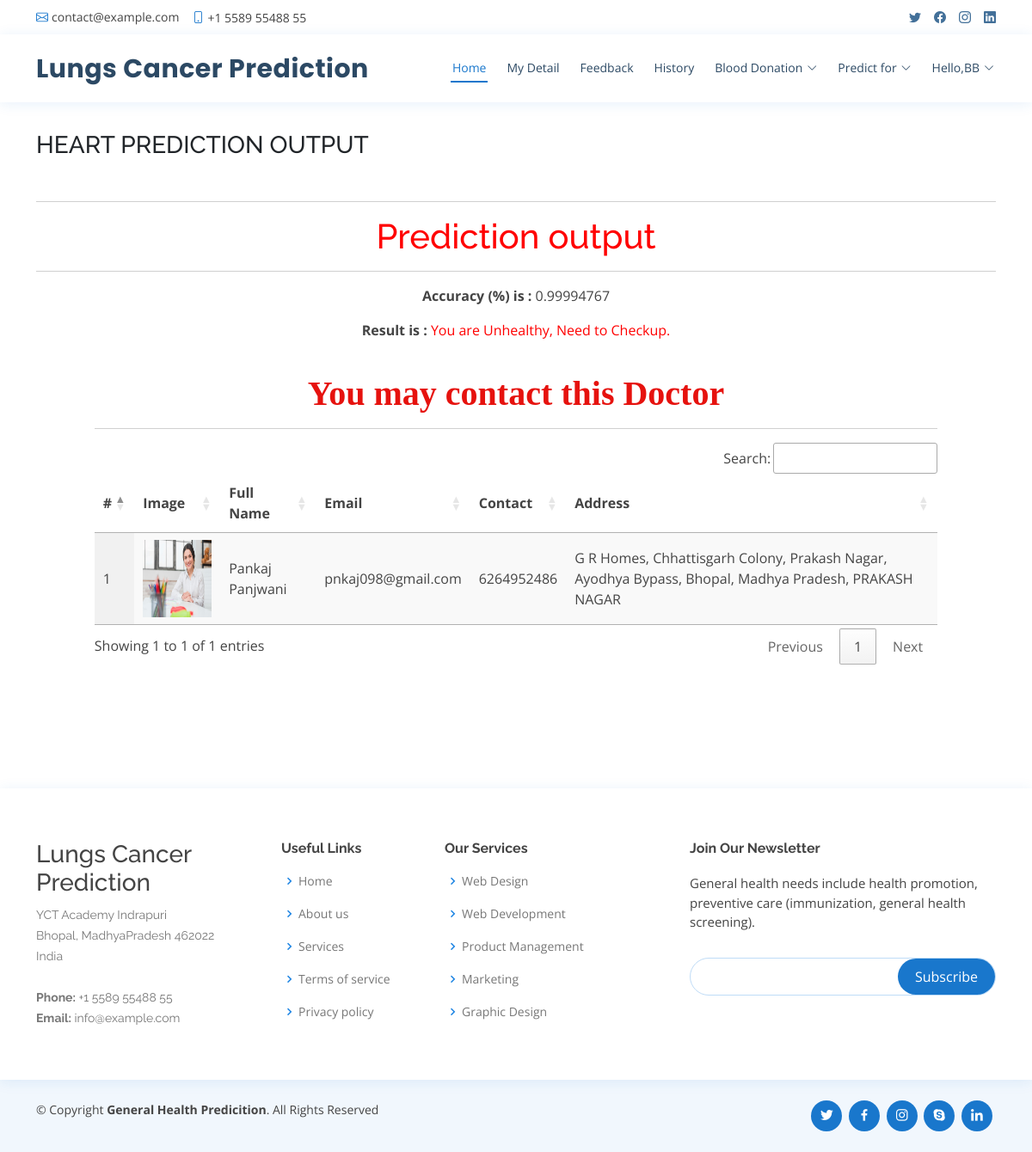
/predict_desease/0.99994767/0.99994767/ (signed in), run on the app's committed database.
### lungs_app/models.py (models this page shows, shortened)
class Doctor(models.Model):
    status = models.IntegerField(DOCTOR_STATUS, null=True)
    user = models.ForeignKey(User, on_delete=models.CASCADE, null=True)
    contact = models.CharField(max_length=100, null=True)
    address = models.CharField(max_length=100, null=True)
    category = models.CharField(max_length=100, null=True)
    doj = models.DateField(null=True)
    dob = models.DateField(null=True)
    image = models.FileField(null=True)

### lungs_app/views.py (the view)
# urls.py: path('predict_desease/<str:pred>/<str:accuracy>/', predict_desease, name="predict_desease"),
@login_required(login_url="login")
def predict_desease(request, pred, accuracy):
    doctor = Doctor.objects.filter(address__icontains=Patient.objects.get(user=request.user).address)
    d = {'pred': pred, 'accuracy':accuracy, 'doctor':doctor}
    return render(request, 'predict_disease.html', d)

### lungs_app/templates/predict_disease.html (shortened to what this page needs)
{% extends 'index.html' %}
{% load static %}
{% block body %}
	<section class="logins py-5">
		<div class="container py-xl-5 py-lg-3">
			<div class="title-section mb-md-5 mb-4">
				<h3 class="w3ls-title text-uppercase text-dark font-weight-bold">Heart Prediction Output</h3>
			</div><hr/>
			<div class="login px-sm-12" style="width:100%">
                <h1 align='center' style='color:red'>Prediction output</h1><hr><center><p><b>Accuracy (%) is :</b> {{ accuracy }}  </p><p><b>Result is :</b>
                {% if pred == "0" %}
                <span style='color:green'>You are healthy.</span>
                {% else %}
                <span style='color:red'>You are Unhealthy, Need to Checkup.</span>
                {% endif %}
            </p></center>
			</div>
            {% if pred != "0" %}
            <div class="container-fluid" style="width:90%;margin-top:3%">
                    <div class="container-fluid">
                        <h1 align="center" style="font-weight:bold;font-family : 'Monotype Corsiva' ; color : #E6120E ;margin-top:4%">You may contact this Doctor</h1>
                         </div><hr>
                                <table id="example" class="display" style="width:100%">
                                  <thead>
                                    <tr>
                                      <th>#</th>
                                      <th>Image</th>
                                      <th>Full Name</th>
                                      <th>Email</th>
                                      <th>Contact</th>
                                      <th>Address</th>
                                  </tr>
                              </thead>
                              <tbody>
                              {% for i in doctor %}
                                <tr>
                                  <td>{{forloop.counter}}</td>
                                  <td><img src="{{i.image.url}}" style="width:80px;height:90px"></td>
                                  <td>{{i.user.first_name}} {{i.user.last_name}}</td>
                                  <td>{{i.user.email}}</td>
                                  <td>{{i.contact}}</td>
                                  <td>{{i.address}}</td>
                              </tr>
                              {% empty %}
                              <tr>
                                  <td colspan="5">No Record Found.</td>
                              </tr>
                              {% endfor %}
                          </tbody>
                      </table>
                  </div>
            {% endif %}
		</div>
	</section>
{% endblock %}

### lungs_app/templates/index.html (shortened to what this page needs)
<!DOCTYPE html>
<html lang="en">
  {% load static %}
<head>
  <link href="{% static 'vendor/fontawesome-free/css/all.min.css' %}" rel="stylesheet">
  <link href="{% static 'vendor/animate.css/animate.min.css' %}" rel="stylesheet">
  <link href="{% static 'vendor/bootstrap/css/bootstrap.min.css' %}" rel="stylesheet">
  <link href="{% static 'vendor/bootstrap-icons/bootstrap-icons.css' %}" rel="stylesheet">
  <link href="{% static 'vendor/boxicons/css/boxicons.min.css' %}" rel="stylesheet">
  <link href="{% static 'vendor/glightbox/css/glightbox.min.css' %}" rel="stylesheet">
  <link href="{% static 'vendor/remixicon/remixicon.css' %}" rel="stylesheet">
  <link href="{% static 'vendor/swiper/swiper-bundle.min.css' %}" rel="stylesheet">
  <link href="{% static 'css/style.css' %}" rel="stylesheet">
  <link rel="stylesheet" href="https://cdnjs.cloudflare.com/ajax/libs/font-awesome/4.7.0/css/font-awesome.min.css">
  <link rel='stylesheet' type='text/css' href="https://cdn.datatables.net/1.10.21/css/jquery.dataTables.min.css">
  <link rel='stylesheet' type='text/css' href="https://cdn.datatables.net/buttons/1.6.2/css/buttons.dataTables.min.css">
</head>
<body>
  <div id="topbar" class="d-flex align-items-center fixed-top">
    <div class="container d-flex justify-content-between">
      <div class="contact-info d-flex align-items-center">
        <i class="bi bi-envelope"></i> <a href="mailto:contact@example.com">contact@example.com</a>
        <i class="bi bi-phone"></i> +1 5589 55488 55
      </div>
      <div class="d-none d-lg-flex social-links align-items-center">
        <a href="#" class="twitter"><i class="bi bi-twitter"></i></a>
        <a href="#" class="facebook"><i class="bi bi-facebook"></i></a>
        <a href="#" class="instagram"><i class="bi bi-instagram"></i></a>
        <a href="#" class="linkedin"><i class="bi bi-linkedin"></i></i></a>
      </div>
    </div>
  </div>
  <header id="header" class="fixed-top">
    <div class="container d-flex align-items-center">
      <h1 class="logo me-auto"><a href="index.html">Lungs Cancer Prediction</a></h1>
      {% if request.user.is_staff %}
      <nav id="navbar" class="navbar order-last order-lg-0">
        <ul>
          <li><a class="nav-link scrollto active" href="{% url 'admin_home' %}">Home</a></li>
          <li class="dropdown"><a href="#"><span>Doctor</span> <i class="bi bi-chevron-down"></i></a>
            <ul>
              <li><a href="/add_doctor">Add Doctor</a></li>
              <li><a href="/view_doctor">View Doctor</a></li>
            </ul>
          </li>
          <li><a class="nav-link scrollto" href="/view_patient">Patient</a></li>
          <li><a class="nav-link scrollto" href="/view_search_pat">Searched Data</a></li>
          <li><a class="nav-link scrollto" href="/view_feedback">Feedback</a></li>
          <li class="dropdown"><a href="#"><span>Blood Donation</span> <i class="bi bi-chevron-down"></i></a>
            <ul>
              <li><a href="/request_blood">Request for Blood</a></li>
              <li><a href="/donator_blood">Donate for Blood</a></li>
            </ul>
          </li>
          <li class="dropdown">
            <a href="#" class="appointment-btn scrollto" style="color: #fff;"><span class="d-none d-md-inline">Welcome,</span> {{request.user.username}} <i class="bi bi-chevron-down"></i></a>
            <ul>
              <li><a href="{% url 'change_password' %}">Password</a></li>
              <li><a href="{% url 'logout' %}">Logout</a></li>
            </ul>
          </li>
        </ul>
        <i class="bi bi-list mobile-nav-toggle"></i>
      </nav>
      {% elif request.user.patient_set.all.0 %}
      <nav id="navbar" class="navbar order-last order-lg-0">
        <ul>
          <li><a class="nav-link scrollto active" href="{% url 'patient_home' %}">Home</a></li>
          <li><a class="nav-link scrollto" href="/profile_doctor">My Detail</a></li>
          <li><a class="nav-link scrollto" href="/sent_feedback">Feedback</a></li>
          <li><a class="nav-link scrollto" href="/view_search_pat">History</a></li>
          <li class="dropdown"><a href="#"><span>Blood Donation</span> <i class="bi bi-chevron-down"></i></a>
          </li>
          <li class="dropdown"><a href="#"><span>Predict for</span> <i class="bi bi-chevron-down"></i></a>
          </li>
          <li class="dropdown"><a href="#"><span>Hello,{{request.user.username}}</span> <i class="bi bi-chevron-down"></i></a>
          </li>
        </ul>
      </nav>
      {% endif %}
  </header>
  <div class="mt-5 mb-5" style="margin-top:14%">
  {% block body %}
  {% endblock %}
  </div>
  <footer id="footer">
    <div class="footer-top">
      <div class="container">
        <div class="row">
          <div class="col-lg-3 col-md-6 footer-contact">
            <h3>Lungs Cancer Prediction</h3>
            <p>
              YCT Academy Indrapuri <br>
              Bhopal, MadhyaPradesh 462022<br>
              India <br><br>
              <strong>Phone:</strong> +1 5589 55488 55<br>
              <strong>Email:</strong> info@example.com<br>
            </p>
          </div>
          <div class="col-lg-2 col-md-6 footer-links">
            <h4>Useful Links</h4>
            <ul>
              <li><i class="bx bx-chevron-right"></i> <a href="#">Home</a></li>
              <li><i class="bx bx-chevron-right"></i> <a href="#">About us</a></li>
              <li><i class="bx bx-chevron-right"></i> <a href="#">Services</a></li>
              <li><i class="bx bx-chevron-right"></i> <a href="#">Terms of service</a></li>
              <li><i class="bx bx-chevron-right"></i> <a href="#">Privacy policy</a></li>
            </ul>
          </div>
          <div class="col-lg-3 col-md-6 footer-links">
            <h4>Our Services</h4>
            <ul>
              <li><i class="bx bx-chevron-right"></i> <a href="#">Web Design</a></li>
              <li><i class="bx bx-chevron-right"></i> <a href="#">Web Development</a></li>
              <li><i class="bx bx-chevron-right"></i> <a href="#">Product Management</a></li>
              <li><i class="bx bx-chevron-right"></i> <a href="#">Marketing</a></li>
              <li><i class="bx bx-chevron-right"></i> <a href="#">Graphic Design</a></li>
            </ul>
          </div>
          <div class="col-lg-4 col-md-6 footer-newsletter">
            <h4>Join Our Newsletter</h4>
            <p>General health needs include health promotion, preventive care (immunization, general health screening).</p>
            <form action="" method="post">
              <input type="email" name="email"><input type="submit" value="Subscribe">
            </form>
          </div>
        </div>
      </div>
    </div>
    <div class="container d-md-flex py-4">
      <div class="me-md-auto text-center text-md-start">
        <div class="copyright">
          &copy; Copyright <strong><span>General Health Predicition</span></strong>. All Rights Reserved
        </div>
        <div class="credits">
        </div>
      </div>
      <div class="social-links text-center text-md-right pt-3 pt-md-0">
        <a href="#" class="twitter"><i class="bx bxl-twitter"></i></a>
        <a href="#" class="facebook"><i class="bx bxl-facebook"></i></a>
        <a href="#" class="instagram"><i class="bx bxl-instagram"></i></a>
        <a href="#" class="google-plus"><i class="bx bxl-skype"></i></a>
        <a href="#" class="linkedin"><i class="bx bxl-linkedin"></i></a>
      </div>
    </div>
  </footer>
</body>
</html>

### lungs_app/static/css/style.css (style rules this page uses)
body { font-family: "Open Sans", sans-serif; color: #444444; }
a { color: #1977cc; text-decoration: none; }
h1, h2, h3, h4, h5, h6 { font-family: "Raleway", sans-serif; }
#topbar { background: #fff; height: 40px; font-size: 14px; transition: all 0.5s; z-index: 996; }
#topbar .contact-info a { line-height: 1; color: #444444; transition: 0.3s; }
#topbar .contact-info i { color: #1977cc; padding-right: 4px; margin-left: 15px; line-height: 0; }
#topbar .contact-info i:first-child { margin-left: 0; }
#topbar .social-links a { color: #437099; padding-left: 15px; display: inline-block; line-height: 1px; transition: 0.3s; }
#topbar .social-links a:first-child { border-left: 0; }
#header { background: #fff; transition: all 0.5s; z-index: 997; padding: 15px 0; top: 40px; box-shadow: 0px 2px 15px rgba(25, 119, 204, 0.1); }
#header .logo { font-size: 30px; margin: 0; padding: 0; line-height: 1; font-weight: 700; letter-spacing: 0.5px; font-family: "Poppins", sans-serif; }
#header .logo a { color: #2c4964; }
.navbar { padding: 0; }
.navbar ul { margin: 0; padding: 0; display: flex; list-style: none; align-items: center; }
.navbar li { position: relative; }
.navbar>ul>li { position: relative; white-space: nowrap; padding: 8px 0 8px 20px; }
.navbar a, .navbar a:focus { display: flex; align-items: center; justify-content: space-between; font-size: 14px; color: #2c4964; white-space: nowrap; transition: 0.3s; border-bottom: 2px solid #fff; padding: 5px 2px; }
.navbar a i, .navbar a:focus i { font-size: 12px; line-height: 0; margin-left: 5px; }
.navbar a:hover, .navbar .active, .navbar .active:focus, .navbar li:hover>a { color: #1977cc; border-color: #1977cc; }
section { padding: 60px 0; overflow: hidden; }
#footer { color: #444444; font-size: 14px; background: #f1f7fd; }
#footer .footer-top { padding: 60px 0 30px 0; background: #fff; box-shadow: 0px 2px 15px rgba(25, 119, 204, 0.1); }
#footer .footer-top .footer-contact { margin-bottom: 30px; }
#footer .footer-top .footer-contact p { font-size: 14px; line-height: 24px; margin-bottom: 0; font-family: "Raleway", sans-serif; color: #777777; }
#footer .footer-top h4 { font-size: 16px; font-weight: bold; color: #444444; position: relative; padding-bottom: 12px; }
#footer .footer-top .footer-links { margin-bottom: 30px; }
#footer .footer-top .footer-links ul { list-style: none; padding: 0; margin: 0; }
#footer .footer-top .footer-links ul i { padding-right: 2px; color: #1c84e3; font-size: 18px; line-height: 1; }
#footer .footer-top .footer-links ul li { padding: 10px 0; display: flex; align-items: center; }
#footer .footer-top .footer-links ul li:first-child { padding-top: 0; }
#footer .footer-top .footer-links ul a { color: #777777; transition: 0.3s; display: inline-block; line-height: 1; }
#footer .footer-newsletter { font-size: 15px; }
#footer .footer-newsletter h4 { font-size: 16px; font-weight: bold; color: #444444; position: relative; padding-bottom: 12px; }
#footer .footer-newsletter form { margin-top: 30px; background: #fff; padding: 6px 10px; position: relative; border-radius: 50px; text-align: left; border: 1px solid #bfdcf7; }
#footer .footer-newsletter form input[type=email] { border: 0; padding: 4px 8px; width: calc(100% - 100px); }
#footer .footer-newsletter form input[type=submit] { position: absolute; top: 0; right: 0; bottom: 0; border: 0; background: none; font-size: 16px; padding: 0 20px; background: #1977cc; color: #fff; transition: 0.3s; border-radius: 50px; }
#footer .credits { padding-top: 5px; font-size: 13px; color: #444444; }
#footer .social-links a { font-size: 18px; display: inline-block; background: #1977cc; color: #fff; line-height: 1; padding: 8px 0; margin-right: 4px; border-radius: 50%; text-align: center; width: 36px; height: 36px; transition: 0.3s; }

### data on the page
Doctor: image (picture), user.first_name "Pankaj", user.last_name "Panjwani", user.email "pnkaj098@gmail.com", contact "6264952486", address "G R Homes, Chhattisgarh Colony, Prakash Nagar, Ayodhya Bypass, Bhopal, Madhya Pradesh, PRAKASH NAGAR"

### other printed values
{{ request.user.username }} "BB"
{{ accuracy }} "0.99994767"
